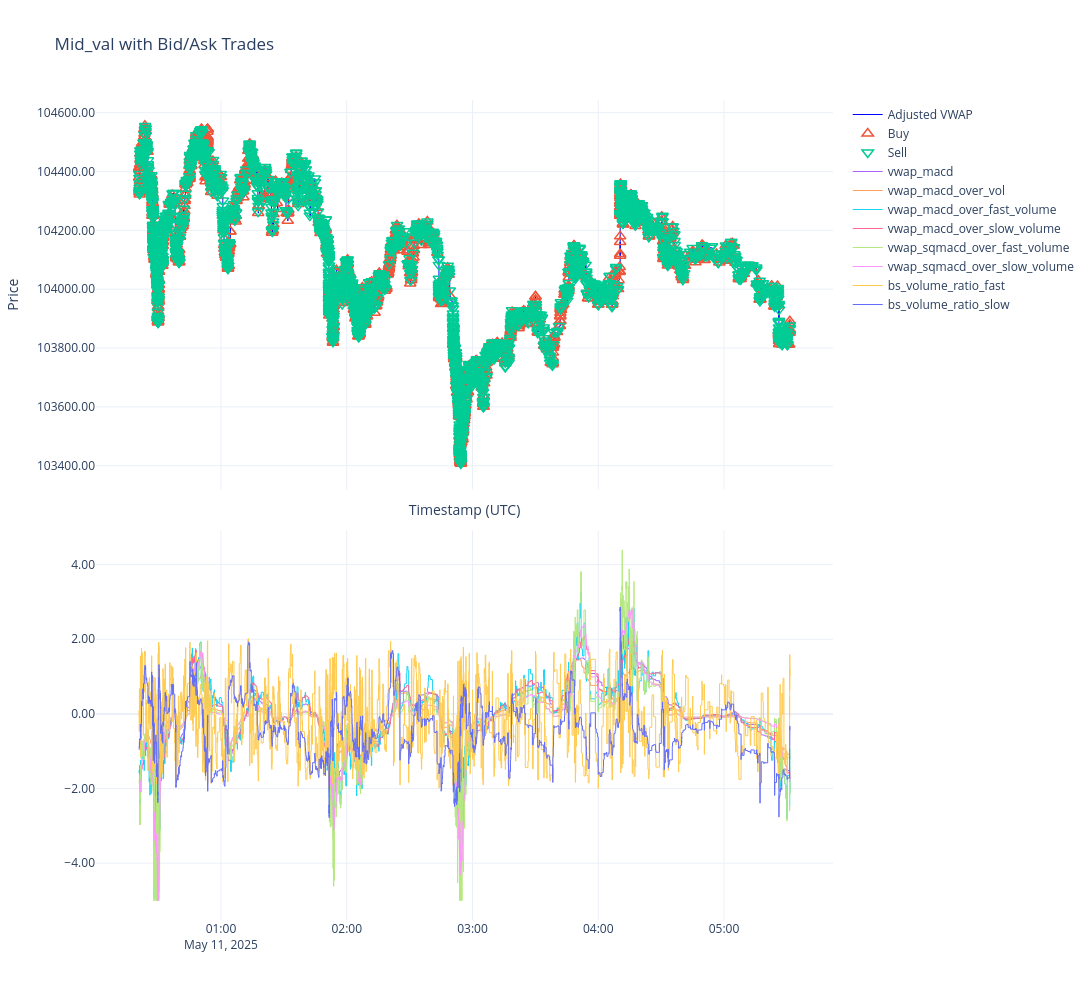

The notebook cell this image was saved under:
### Code cell
hyper_params_btc.trade_volume_thres = 1

target_df = ob_stv_2(filtered_df, zscore_df, hyper_params_btc)[:5000]

plot_sample_points(target_df, hyper_params_btc, mid_val_tolerance=0.5)

### Figure 1 — Plotly figure (JSON) as saved in the notebook; plotly's stock layout.template omitted (floating-point values rounded to 4 significant figures; data arrays with more than 128 entries replaced by an {"elided": "..."} marker saying what was removed)
{"data": [{"line": {"color": "blue", "shape": "hv", "width": 1}, "mode": "lines", "name": "Adjusted VWAP", "type": "scatter", "x": {"elided": "2462 str values"}, "xaxis": "x", "y": {"elided": "2462 float values"}, "yaxis": "y"}, {"customdata": {"elided": "2288x9 float values"}, "hovertemplate": "<b>VWAP:</b> %{customdata[0]:.2f}<br><b>Total Volume:</b> %{customdata[1]:.2f}<br><b>Buy Volume:</b> %{customdata[2]:.2f}<br><b>Sell Volume:</b> %{customdata[3]:.2f}<br><b>VWAP_MACD:</b> %{customdata[4]:.2f}<br><b>Start Time:</b> %{customdata[5]}<br><b>End Time:</b> %{customdata[6]}<br><b>Start Px:</b> %{customdata[7]}<br><b>End Px:</b> %{customdata[8]}<br>", "marker": {"line": {"color": "#025e36", "width": 1.5}, "size": 10, "symbol": "triangle-up-open"}, "mode": "markers", "name": "Buy", "type": "scatter", "x": {"elided": "2288 str values"}, "xaxis": "x", "y": {"elided": "2288 float values"}, "yaxis": "y"}, {"customdata": {"elided": "2712x9 float values"}, "hovertemplate": "<b>VWAP:</b> %{customdata[0]:.2f}<br><b>Total Volume:</b> %{customdata[1]:.2f}<br><b>Buy Volume:</b> %{customdata[2]:.2f}<br><b>Sell Volume:</b> %{customdata[3]:.2f}<br><b>VWAP_MACD:</b> %{customdata[4]:.2f}<br><b>Start Time:</b> %{customdata[5]}<br><b>End Time:</b> %{customdata[6]}<br><b>Start Px:</b> %{customdata[7]}<br><b>End Px:</b> %{customdata[8]}<br>", "marker": {"line": {"color": "#750109", "width": 1.5}, "size": 10, "symbol": "triangle-down-open"}, "mode": "markers", "name": "Sell", "type": "scatter", "x": {"elided": "2712 str values"}, "xaxis": "x", "y": {"elided": "2712 float values"}, "yaxis": "y"}, {"line": {"shape": "hv", "width": 1}, "mode": "lines", "name": "vwap_macd", "type": "scatter", "x": {"elided": "2462 str values"}, "xaxis": "x2", "y": {"elided": "2462 float values"}, "yaxis": "y2"}, {"line": {"shape": "hv", "width": 1}, "mode": "lines", "name": "vwap_macd_over_vol", "type": "scatter", "x": {"elided": "2462 str values"}, "xaxis": "x2", "y": {"elided": "2462 float values"}, "yaxis": "y2"}, {"line": {"shape": "hv", "width": 1}, "mode": "lines", "name": "vwap_macd_over_fast_volume", "type": "scatter", "x": {"elided": "2462 str values"}, "xaxis": "x2", "y": {"elided": "2462 float values"}, "yaxis": "y2"}, {"line": {"shape": "hv", "width": 1}, "mode": "lines", "name": "vwap_macd_over_slow_volume", "type": "scatter", "x": {"elided": "2462 str values"}, "xaxis": "x2", "y": {"elided": "2462 float values"}, "yaxis": "y2"}, {"line": {"shape": "hv", "width": 1}, "mode": "lines", "name": "vwap_sqmacd_over_fast_volume", "type": "scatter", "x": {"elided": "2462 str values"}, "xaxis": "x2", "y": {"elided": "2462 float values"}, "yaxis": "y2"}, {"line": {"shape": "hv", "width": 1}, "mode": "lines", "name": "vwap_sqmacd_over_slow_volume", "type": "scatter", "x": {"elided": "2462 str values"}, "xaxis": "x2", "y": {"elided": "2462 float values"}, "yaxis": "y2"}, {"line": {"shape": "hv", "width": 1}, "mode": "lines", "name": "bs_volume_ratio_fast", "type": "scatter", "x": {"elided": "2462 str values"}, "xaxis": "x2", "y": {"elided": "2462 float values"}, "yaxis": "y2"}, {"line": {"shape": "hv", "width": 1}, "mode": "lines", "name": "bs_volume_ratio_slow", "type": "scatter", "x": {"elided": "2462 str values"}, "xaxis": "x2", "y": {"elided": "2462 float values"}, "yaxis": "y2"}], "layout": {"height": 1000, "hovermode": "closest", "title": {"text": "Mid_val with Bid/Ask Trades"}, "width": 2000, "xaxis": {"anchor": "y", "autorange": true, "domain": [0, 1], "matches": "x2", "range": ["2025-05-11 00:02:10.9436", "2025-05-11 05:50:12.7384"], "showticklabels": false, "title": {"text": "Timestamp (UTC)"}, "type": "date"}, "xaxis2": {"anchor": "y2", "autorange": true, "domain": [0, 1], "range": ["2025-05-11 00:02:10.9436", "2025-05-11 05:50:12.7384"], "type": "date"}, "yaxis": {"anchor": "x", "autorange": true, "domain": [0.525, 1], "range": [103300.0, 104600.0], "tickformat": ".2f", "title": {"text": "Price"}, "type": "linear"}, "yaxis2": {"anchor": "x2", "autorange": true, "domain": [0, 0.475], "range": [-5.522, 4.914], "tickformat": ".2f", "type": "linear"}}}
